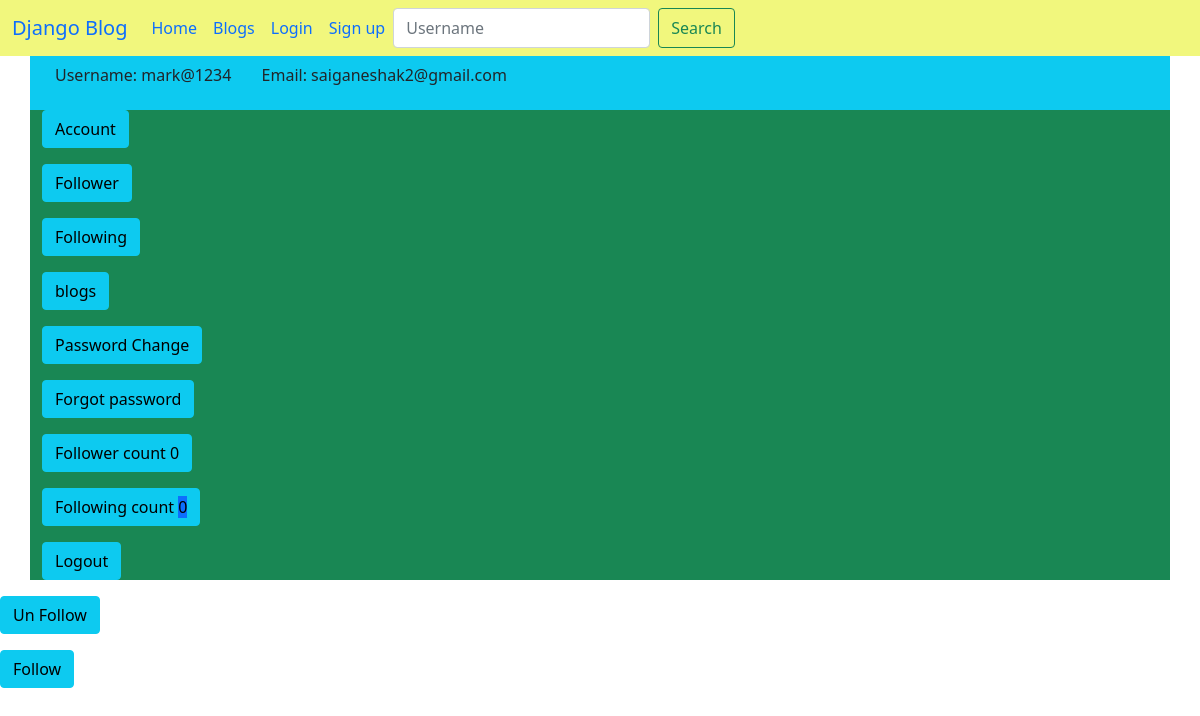
/profile/1/view/, run on an earlier commit of the app's database.
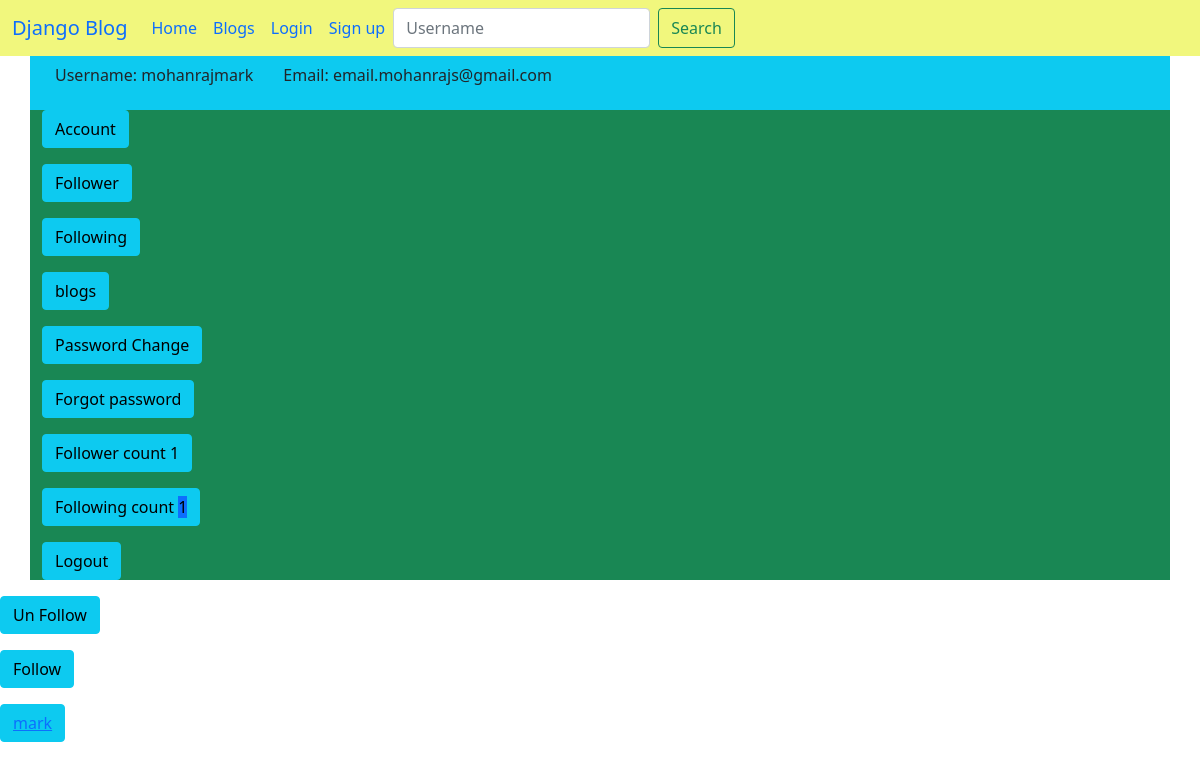
And on a later commit of the database.
### blog/models.py (models this page shows, shortened)
class User(AbstractUser):
    join_at = models.DateTimeField(auto_now_add=True)
    modified_at = models.DateTimeField(auto_now=True)
    total_post = models.PositiveIntegerField(default=0)
    is_login = models.BooleanField(default=False)

class Follower(models.Model):
    follower = models.ManyToManyField(User,related_name="follower")
    following = models.ManyToManyField(User, related_name="following")
    followers_count = models.PositiveBigIntegerField(default=0)
    following_count = models.PositiveBigIntegerField(default=0)

### blog/views.py (the view)
# urls.py: path('profile/<int:pk>/view/', views.view_follower, name="profile"),
def view_follower(request, pk):
    print("pk #####", pk)
    try:
        print("inside the try")
        users = get_object_or_404(User, pk=pk)
        obj = get_object_or_404(Follower, pk=pk)
        followers = obj.follower.all()
        return render(request, 'blog/profile.html', {"users": users, "instance": obj, "followers": followers, "choose": "view_follower"})
    except Http404:
        print("Inside the except")
        obj = Follower(pk=pk)
        obj.save()
        followers = obj.follower.all()
        return render(request, 'blog/profile.html', {"users": users, "instance": obj, "followers": followers, "choose": "view_follower"})

### blog/templates/blog/profile.html
{% extends 'blog/base.html'%}
{% block content %}
<div class="container bg-info">
    <p class="btn ">Username: {{users.username}}</p>
    <p class="btn">Email: {{users.email}}</p>
</div>
<div class='container bg-success'>
    <p><a class="bg-info btn btn-info" href="#">Account</a></p>
    <p><a class="bg-info btn btn-info" href="{% url 'blog:follower_profile' user.id %}">Follower</a></p>
    <p><a class="bg-info btn btn-info" href="{% url 'blog:following_profile' user.id %}">Following</a></p>
    <p><a class="bg-info btn btn-info" href="{% url 'blog:user_blog' user.id %}">blogs</a></p>
    <p><a class="bg-info btn btn-info" href="{% url 'blog:password_change' user.username%}">Password Change</a></p>
    <p><a class="bg-info btn btn-info" href="{% url 'blog:password_forgot' user.username%}">Forgot password</a></p>
    <p><a href="{% url 'blog:follower_profile' user.pk %}" class="btn btn-info">Follower count <span class="bg-info">{{instance.follower.count}}</span></a></p>
    <p><a href="{% url 'blog:following_profile' user.pk %}" class="btn btn-info">Following count <span class='bg-primary'>{{instance.following.count}}<span></a></p>
    <p><a class="bg-info btn btn-info"  href="{% url 'blog:logout' user.username %}">Logout</a></p>
</div>
{% if choose == "add_follower" %}
    <p class="btn btn-info"><a href="{% url 'blog:following_profile' users.pk %}">{{follow.username}} <span class="btn btn-info">Following</span></a></p><br>
    <p class="btn btn-info"><a href="{% url 'blog:follower_profile' users.pk %}">{{follow.username}} <span class="btn btn-info">Follower</span></a></p><br>
{% elif choose == "add_following"%}
    <a href="{% url 'blog:following_profile' user.pk %}"><p class="btn">Following</p></a>
    {% for follow in following %}
    <a href="{% url 'blog:following_profile' follow.pk %}">{{follow.username}}</a>
    {% endfor %}
{% elif choose == "remove_follower"%}
    <a href="{% url 'blog:remove_follower' user.pk %}"><p class="btn">Un follow</p></a>
    <a href="{% url 'blog:remove_follower' following.pk %}"  >{{follow.username}}</a>
{% elif choose == "remove_following"%}
    {% for follow in following %}
    <a href="{% url 'blog:following_profile' user.pk %}"><p class="btn">Un Following</p></a>
    <a href="{% url 'blog:follower_profile' follow.pk %}"  >{{follow.username}}</a>
    {% endfor %}
{% elif choose == "view_follower" %}
    <p><a href="{% url 'blog:remove_follower' users.pk %}" class="btn btn-info">Un Follow</a></p>
    <p><a href="{% url 'blog:add_follower' users.pk %}" class="btn btn-info">Follow</a></p>
    {% for follow in followers %}
    <p class="btn btn-info"><a href="{% url 'blog:profile' follow.pk %}">{{follow.username}}</a><a class="brn btn-danger"href="{% url 'blog:remove_follower' follow.id %}"></a></p><br>
    {% endfor %}
{% elif choose == "view_following" %}
    <p><a href="{% url 'blog:remove_following' users.pk %}" class="btn btn-info">Un Follow</a></p>
    {% for follow in following %}
    <p class="btn btn-info"><a href="{% url 'blog:follower_profile' follow.pk %}">{{follow.username}}</a></p><br>
    {% endfor %}
{% endif %}
{% endblock content %}

### blog/templates/blog/base.html (shortened to what this page needs)
{% load static %}
<!doctype html>
<html lang="en">
  <head>
    <link href="https://cdn.jsdelivr.net/npm/bootstrap@5.0.2/dist/css/bootstrap.min.css" rel="stylesheet">
    <link href="{% static 'css/style.css' %}" rel="stylesheet">
  </head>
  <body>
    <nav class="navbar navbar-expand-lg sticky-top">
      <div class="container-fluid">
        <a class="navbar-brand" href="{% url 'blog:home' %}">Django Blog</a>
        <div class="collapse navbar-collapse" id="navbarSupportedContent">
            <ul class="navbar-nav me-auto mb-2 mb-lg-0">
              <li class="nav-item">
                <a class="nav-link active" aria-current="page" href="{% url 'blog:home' %}">Home</a>
              </li>
              <li class="nav-item">
                <a class="nav-link" href="{% url 'blog:blog_list' %}" active>Blogs</a>
              </li>
              {% if user.is_authenticated %}
              <li class="nav-item">
                <a class="nav-link" href="{% url 'blog:blog_add' user.username %}" active>ADD Blog</a>
              </li>
              <li class="nav-item dropdown">
                <a class="nav-link dropdown-toggle" href="#" id="navbarDropdown" role="button" data-bs-toggle="dropdown" aria-expanded="false">
                  Profile
                </a>
                <ul class="dropdown-menu bg-info" aria-labelledby="navbarDropdown">
                  <li><a class="dropdown-item" href="#">Account</a></li>
                  <li><a class="dropdown-item" href="{% url 'blog:follower_profile' user.id %}">Follower</a></li>
                  <li><a class="dropdown-item" href="{% url 'blog:following_profile' user.id %}">Following</a></li>
                  <li><a class="dropdown-item" href="{% url 'blog:user_blog' user.id %}">blogs</a></li>
                  <li><a class="dropdown-item" href="{% url 'blog:password_change' user.username%}">Password Change</a></li>
                  <li><a class="dropdown-item" href="{% url 'blog:password_forgot' user.username%}">Forgot password</a></li>
                  <li><hr class="dropdown-divider"></li>
                  <li><a class="dropdown-item"  href="{% url 'blog:logout' user.username %}">Logout</a><li>
                </ul>
              </li>
              {% else %}
              <li class="nav-item">
                <a class="nav-link active" aria-current="page" href="{% url 'blog:login' %}">Login</a>
              </li>
              <li class="nav-item">
                <a class="nav-link active" aria-current="page" href="{% url 'blog:signup' %}">Sign up</a>
              </li>
              {% endif %}
              <form class="d-flex" action="{% url 'blog:search_user' %}" method="post">
                <input class="form-control me-2" name="q"type="search" placeholder="Username" aria-label="Search">
                <button class="btn btn-outline-success" type="submit">Search</button>
            </form>
            </ul>
    </nav>
    {% block content %}
    {% endblock content %}
  </body>
</html>

### blog/static/css/style.css (style rules this page uses)
.navbar { background-color:#f1f77d; color:#bd7732; }

What changed in the data, as far as the page shows it:
changed User: username "mark@1234" → "mohanrajmark"; email "saiganeshak2@gmail.com" → "email.mohanrajs@gmail.com"
computed for Follower: follower.count "0" → "1"; following.count "0" → "1"
added User: username "mark"
